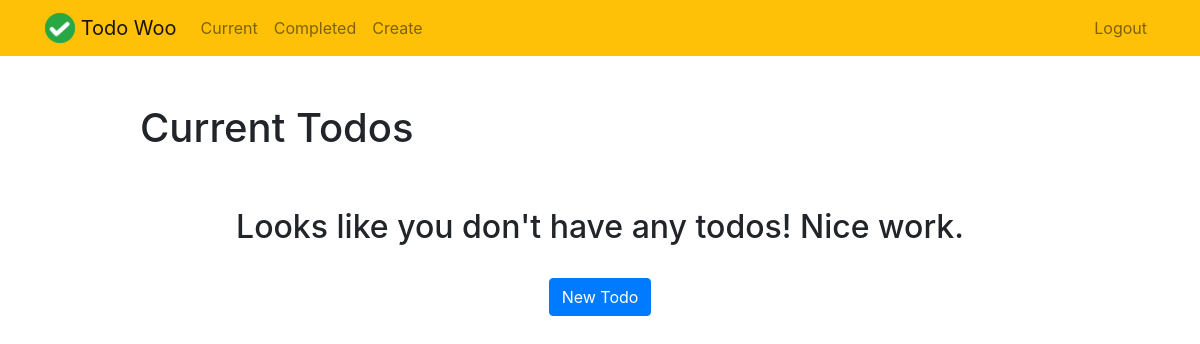
/current/ (signed in), run on an earlier commit of the app's database.
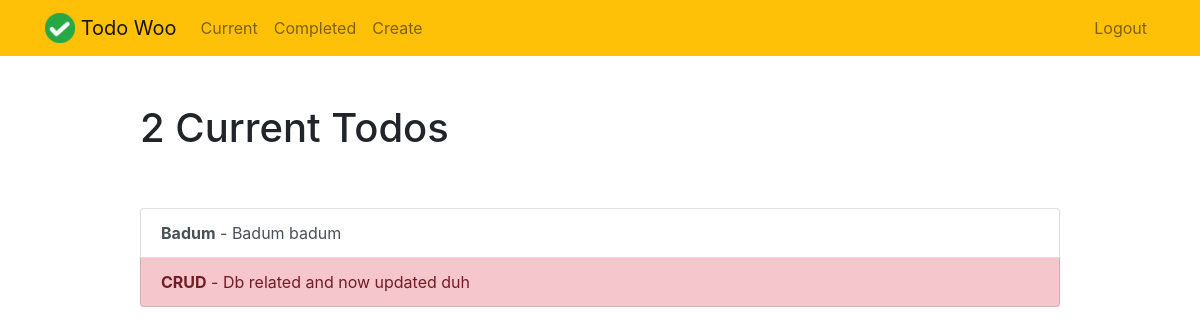
And on a later commit of the database.
### todo/models.py (models this page shows, shortened)
class Todo(models.Model):
    title = models.CharField(max_length=100)
    memo = models.TextField(blank=True)
    created = models.DateTimeField(auto_now_add=True)
    datecompleted = models.DateTimeField(null=True, blank=True)
    important = models.BooleanField(default=False)
    user = models.ForeignKey(User, on_delete=models.CASCADE)

### todo/views.py (the view)
# urls.py: path('current/', views.currenttodos, name='currenttodos'),
@login_required
def currenttodos(request):
    todos = Todo.objects.filter(user=request.user, datecompleted__isnull=True)
    return render(request, 'todo/currenttodos.html', {'todos':todos})

### todo/templates/todo/currenttodos.html
{% extends "todo/base.html" %}
{% block content %}
    <div class="row justify-content-center mt-5">
        <div class="col-md-10">
            {% if todos %}
                 <h1>{{ todos.count }} Current Todo{{ todos.count|pluralize }}</h1>
            {% else %}
                           <h1>Current Todos</h1>
            {% endif %}
        </div>
    </div>
    <div class="row justify-content-center mt-5">
        <div class="col-md-10">
        {% if todos %}
            <div class="list-group">
                {% for todo in todos %}
                    <a href="{% url 'viewtodo' todo.id %}" class="list-group-item list-group-item-action{% if todo.important %} list-group-item-danger{% endif %}"><b>{{ todo.title }}</b>{% if todo.memo %} - {{ todo.memo|truncatechars:30 }}{% endif %}</a>
                {% endfor %}
            </div>
        {% else %}
            <div class="text-center">
                <h2>Looks like you don't have any todos! Nice work.</h2>
            <br>
            <a role="button" class="btn btn-primary" href="{% url 'createtodo' %}">New Todo</a>
            </div>
        {% endif %}
        </div>
    </div>
{% endblock %}

### todo/templates/todo/base.html (shortened to what this page needs)
{% load static %}
<!doctype html>
<html lang="en">
<head>
    <link rel="stylesheet" href="https://stackpath.bootstrapcdn.com/bootstrap/4.4.1/css/bootstrap.min.css">
</head>
<body>
<nav class="navbar navbar-expand-md navbar-light bg-warning">
<div class="container">
    <a class="navbar-brand" href="{% url 'home' %}">
         <img src="{% static 'todo/logo.png' %}" width="30" height="30" class="d-inline-block align-top">
        <span>Todo Woo</span>
    </a>
    <div class="collapse navbar-collapse" id="navbarNav">
    {% if user.is_authenticated %}
        <ul class="navbar-nav mr-auto">
                <li class="nav-item {{ current }}">
                    <a class="nav-link" href="{% url 'currenttodos' %}">Current</a>
                </li>
                <li class="nav-item {{ completed }}">
                    <a class="nav-link" href="{% url 'completedtodos' %}">Completed</a>
                </li>
                <li class="nav-item {{ create }}">
                    <a class="nav-link" href="{% url 'createtodo' %}">Create</a>
                </li>
        </ul>
    {% endif %}
    <ul class="navbar-nav ml-auto">
            {% if user.is_authenticated %}
                <li class="nav-item">
                    <a href="#" onclick="$('#signOutBtn').click()" class="nav-link">Logout</a>
                </li>
            {% endif %}
        </ul>
    </div>
</div>
</nav>
<div class="container">
{% block content %}{% endblock %}
</div>
</body>
</html>

What changed in the data, as far as the page shows it:
added Todo: title "Badum", memo "Badum badum", important False (drawn)
added Todo: title "CRUD", memo "Db related and now updated duh", important True (drawn)
Also different on the page:
{{ todos.count }}: (not shown) → "2"
text no longer shown: "Current Todos Looks like you don't have any todos! Nice work. New Todo"
text now shown: "Current Todo"
